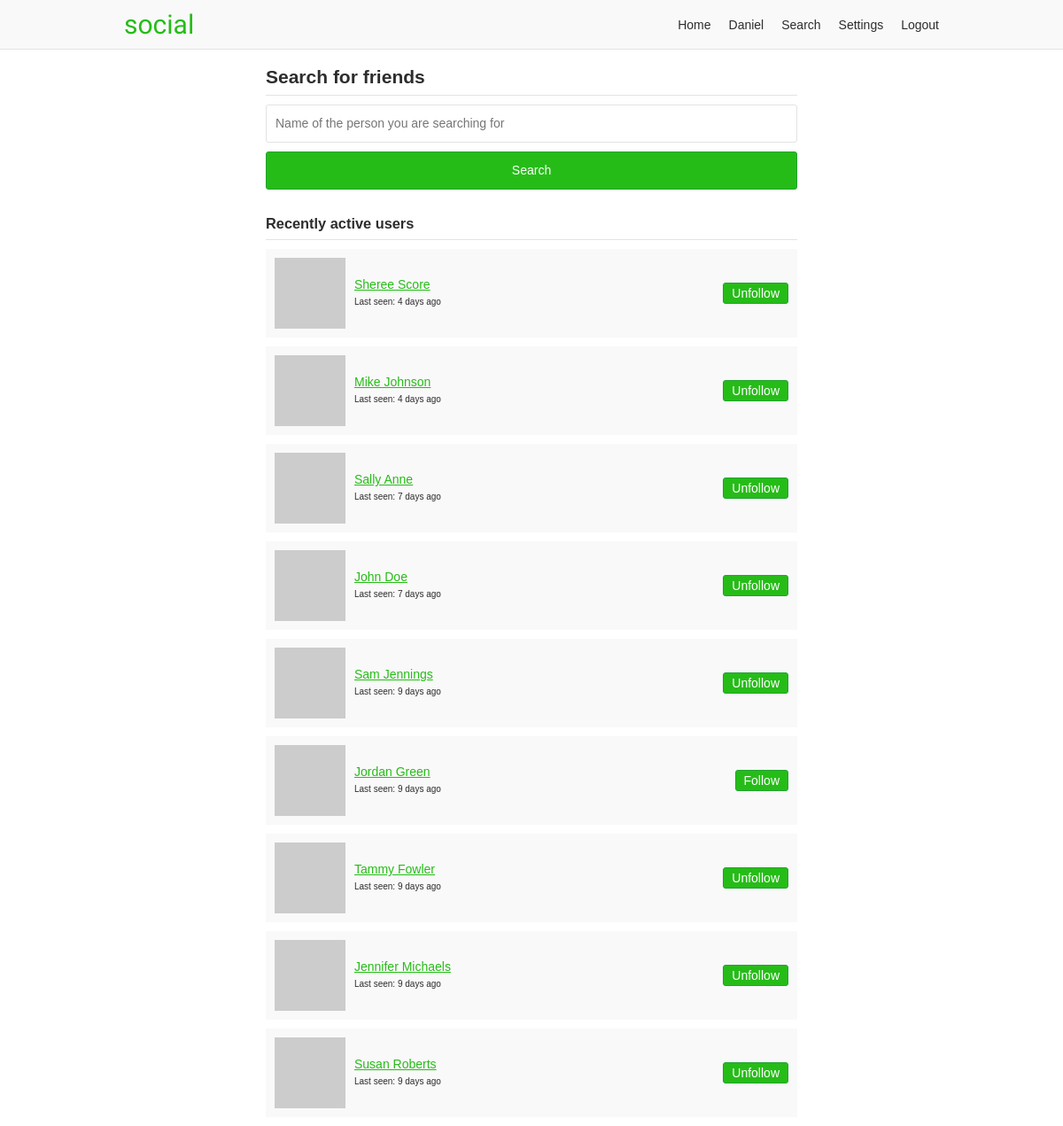
Page /search (signed in) on the earlier database version.
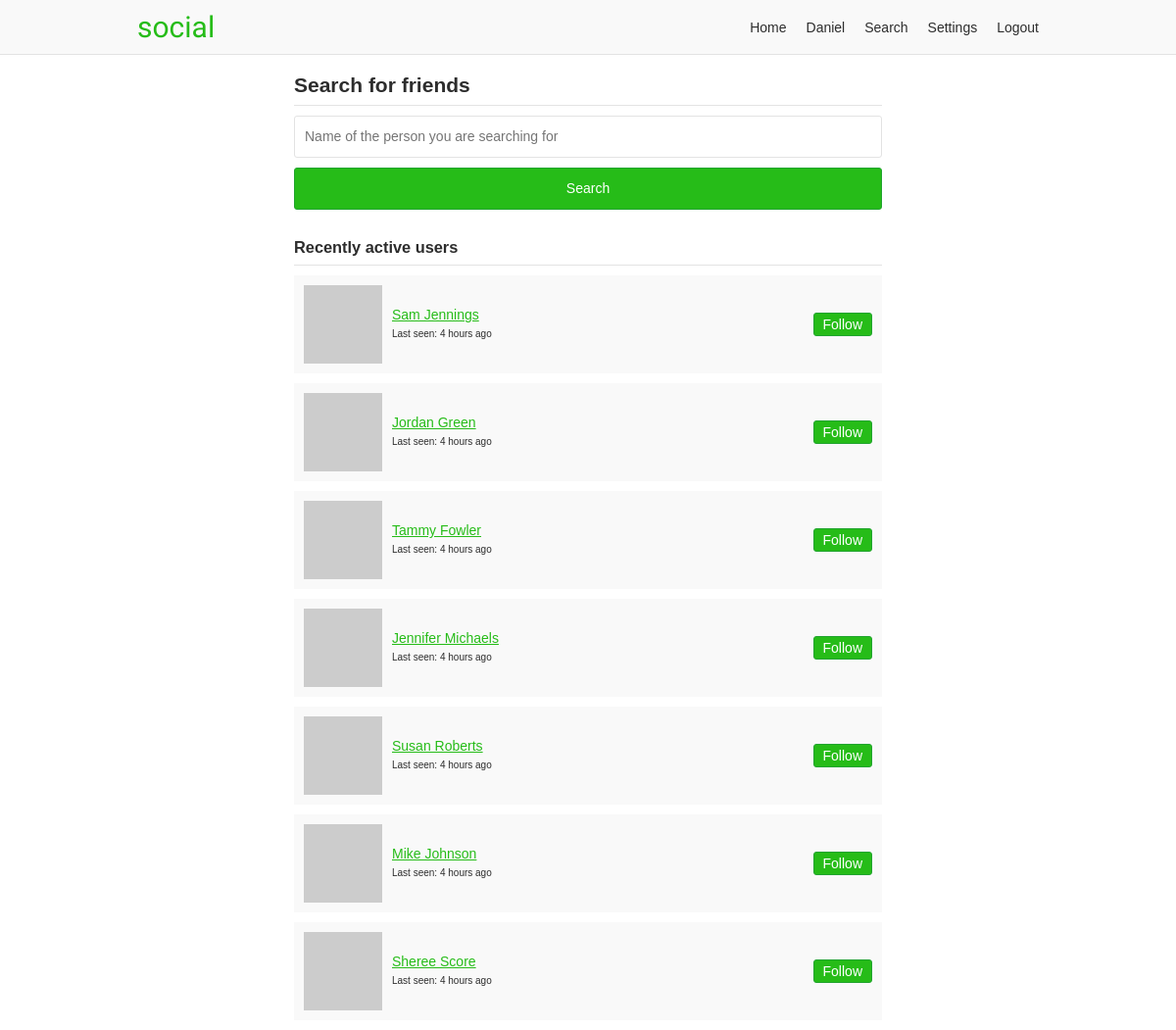
Same page on the later database version.
### app/users/models/user.py (models this page shows, shortened)
class User(UserMixin, db.Model, BaseModel):
    username = db.Column(db.String(35), nullable=False, unique=True)
    email = db.Column(db.String(255), nullable=False, unique=True)
    password = db.Column(db.String(128), nullable=False)
    first_name = db.Column(db.String(35), nullable=False)
    last_name = db.Column(db.String(35), nullable=False)
    about_me = db.Column(db.Text)
    last_seen = db.Column(db.DateTime, default=datetime.utcnow)
    posts_per_page = db.Column(db.Integer, default=10, nullable=False)
    full_name = column_property(first_name + " " + last_name)
    followed = db.relationship(
        'User',
        secondary=followers,
        primaryjoin='followers.c.follower_id == User.id',
        secondaryjoin='followers.c.followed_id == User.id',
        backref=db.backref('followers', lazy='dynamic'),
        lazy='dynamic')
    post_author = db.relationship(
        'Post',
        foreign_keys='Post.author_id',
        backref='author', lazy='dynamic')
    post_recipient = db.relationship(
        'Post',
        foreign_keys='Post.recipient_id',
        backref='recipient', lazy='dynamic')
    def is_following(self, user):
        return self.followed.filter(
            followers.c.followed_id == user.id).count() > 0
    def avatar(self, size):
        digest = md5(self.email.lower().encode('utf-8')).hexdigest()
        return 'https://www.gravatar.com/avatar/{}?d=monsterid&s={}'.format(
            digest, size)

### app/users/views.py (the view)
@users.route('/search', methods=['GET', 'POST'])
@login_required
def search():
    form = SearchForm()
    recent_users = User.query.filter(
        User.active == True, # noqa
        User.id != current_user.id).order_by(
            User.last_seen.desc()).limit(10)
    searchable = '%{}%'.format(request.args.get('search'))
    page = request.args.get('page', 1, type=int)
    search_result = User.query.filter(or_(
        User.first_name.like(searchable),
        User.last_name.like(searchable),
        User.username.like(searchable),
        User.email.like(searchable)
    ))
    search_result_count = search_result.count()
    search_result = search_result.paginate(
        page, current_user.posts_per_page, False)
    return render_template(
        'users/search.html', form=form, search_result=search_result,
        recent_users=recent_users, search_result_count=search_result_count)

### app/users/forms.py
class SearchForm(FlaskForm):
    search = StringField('Search', validators=[DataRequired()])
    submit = SubmitField('Search')

### app/models.py (called while the page is built)
    def commit(self):
        try:
            db.session.add(self)
            db.session.commit()
            return self
        except Exception as E:
            db.session.rollback()
            raise E

### app/users/models/user.py (called while the page is built)
@login.user_loader
def load_user(id):
    return User.query.get(int(id))

### app/users/views.py (called while the page is built)
@users.before_request
def before_request():
    if current_user.is_authenticated:
        if not current_user.active:
            return redirect(url_for('static_views.logout'))
        current_user.last_seen = datetime.utcnow()
        current_user.commit()

### app/templates/users/search.html (shortened to what this page needs)
{% extends "/base.html" %}
{% from "/_macros.html" import render_search_pagination %}
{% block content %}
<div class="search-container">
  <h2 class="page-sub-title">Search for friends</h2>
  <form class="search-form" method="get" novalidate>
    {% if request.args.get('search') %}
    {{ form.search(value=request.args.get('search')) }}
    {% else %}
    {{ form.search(placeholder="Name of the person you are searching for") }}
    {% endif %}
    {{ form.submit }}
  </form>
  {% if request.args.get('search') %}
    <h3 class="page-sub-title">
      Displaying {{ search_result_count }} results for: {{ request.args.get('search') }}
    </h3>
    {% if search_result.items %}
    <ul class="list-users">
      {% for list_user in search_result.items %}
      {% include "/users/_list-user.html" %}
      {% endfor %}
    </ul>
    {% else %}
    <p class="card">Sorry, no results were found.</p>
    {% endif %}
  {% else %}
    <h3 class="page-sub-title">Recently active users</h3>
    {% if recent_users %}
    <ul class="list-users">
      {% for list_user in recent_users %}
      {% include "/users/_list-user.html" %}
      {% endfor %}
    </ul>
    {% else %}
    <p class="card">Sorry, nothing to display.</p>
    {% endif %}
  {% endif %}
</div>
{% endblock %}

### app/templates/base.html (shortened to what this page needs)
<!doctype html>
<html lang="en">
<head>
  <link rel="stylesheet" href="{{ url_for('static', filename='css/layout.css') }}">
</head>
<body>
<div class="header-container">
  <header class="site-header responsive-container">
    <h1 class="branding"><a href="{{ url_for('static_views.index') }}">{{ APP_NAME }}</a></h1>
    {% if current_user.is_authenticated %}
    <ul class="primary-nav">
      <li><a href="{{ url_for('users.home') }}">Home</a></li>
      <li><a href="{{ url_for('users.profile', username=current_user.username) }}">{{ current_user.first_name }}</a></li>
      <li><a href="{{ url_for('users.search') }}">Search</a></li>
      <li><a href="{{ url_for('users.settings_account') }}">Settings</a></li>
      <li><a href="{{ url_for('static_views.logout') }}">Logout</a></li>
    </ul>
    {% endif %}
  </header>
</div>
<div class="responsive-container">
{% block content %}
{% endblock %}
</div>
</body>
</html>

### app/templates/users/_list-user.html
<li>
  <img src="{{ list_user.avatar(40) }}">
  <div class="list-user-info">
    <a href="{{ url_for('users.profile', username=list_user.username) }}">
      {{ list_user.full_name }}
    </a>
    <p class="last-seen">
      Last seen: {{ moment(list_user.last_seen).fromNow() }}
    </p>
  </div>
  {% if current_user != list_user %}
    {% if current_user.is_following(list_user) %}
    <a class="button" href="{{ url_for('users.user_action', username=list_user.username, action='unfollow') }}">
      Unfollow
    </a>
    {% else %}
    <a class="button" href="{{ url_for('users.user_action', username=list_user.username, action='follow') }}">
      Follow
    </a>
    {% endif %}
  {% endif %}
</li>

### app/static/css/layout.css (style rules this page uses)
:root { --green: #26bc18; --dark-green: #21a42f; --light-gray: #f9f9f9; --dark-gray: #e3e3e3; --light-green: #e9ffe0; --green-border: #c9ffb2; --green-text: #335922; --text-color: #2d2d2d; --white: #fff; --red: #cc0000; }
*, *::before, *::after { box-sizing: border-box; }
html { font-family: sans-serif; font-size: 62.5%; }
article, aside, figcaption, figure, footer, header, hgroup, main, nav, section { display: block; }
body { margin: 0; color: var(--text-color); font-size: 1.4rem; line-height: 1; }
h1, h2, h3, h4, h5, h6 { margin: 0 0 10px 0; }
p, ol, ul, dl { margin: 0 0 10px 0; padding: 0; }
p { line-height: 1.5; }
img { display: block; }
ol, ul { list-style: none; }
a, a:link { color: var(--green); ext-decoration: none; }
.page-sub-title { padding-bottom: 10px; border-bottom: 1px solid var(--dark-gray); }
.button, .button:link { display: block; padding: 4px 9px; text-align: center; background-color: var(--green); border: 1px solid var(--dark-green); border-radius: 3px; color: var(--white); text-decoration: none; }
.responsive-container { margin: 0 auto; max-width: 960px; padding: 0 20px; }
input, textarea { display: inline-block; padding: 10px; width: 100%; border: 1px solid var(--dark-gray); border-radius: 3px; font-family: inherit; font-size: inherit; line-height: 1.5; }
input[type=submit] { margin-bottom: 10px; background-color: var(--green); border-color: var(--dark-green); color: var(--white); }
.header-container { margin-bottom: 20px; background-color: var(--light-gray); border-bottom: 1px solid var(--dark-gray); }
.header-container .site-header { align-items: center; display: flex; }
.branding { margin: 0; padding: 10px 0; }
.branding a { font: 30px "Fredoka One"; text-decoration: none; }
.primary-nav { display: flex; margin: 0 0 0 auto; }
.primary-nav li { padding: 0 10px; }
.primary-nav li:last-child { padding-right: 0; }
.primary-nav a { color: var(--text-color); text-decoration: none; }
.list-users { margin-bottom: 0; }
.list-users > li { align-items: center; display: flex; margin-bottom: 10px; padding: 10px; position: relative; background-color: var(--light-gray); }
.list-users > li > a { margin: 0 auto 0; position: absolute; right: 10px; }
.list-user-info { margin-left: 10px; }
.list-user-info > a { display: block; margin-bottom: 5px; }
.list-user-info .last-seen { margin-bottom: 0; font-size: 1rem; }
.search-container > form { margin-bottom: 20px; }
.search-form > input { margin-bottom: 10px; }
@media (min-width: 768px) { .search-container { margin: 0 auto; max-width: 600px; } }

Differences in the rows shown:
removed User: full_name "Sally Anne", last_seen "7 days ago"
removed User: full_name "John Doe", last_seen "7 days ago"
changed User (number 2 of 8 on the later page): last_seen "9 days ago" → "4 hours ago"; text "Unfollow" → "Follow"
changed User (number 3 of 8 on the later page): last_seen "9 days ago" → "4 hours ago"
changed User (number 4 of 8 on the later page): last_seen "9 days ago" → "4 hours ago"; text "Unfollow" → "Follow"
changed User (number 5 of 8 on the later page): last_seen "9 days ago" → "4 hours ago"; text "Unfollow" → "Follow"
changed User (number 6 of 8 on the later page): last_seen "9 days ago" → "4 hours ago"; text "Unfollow" → "Follow"
changed User (number 7 of 8 on the later page): last_seen "4 days ago" → "4 hours ago"; username "Unfollow" → "Follow"; moves down the list
changed User (number 8 of 8 on the later page): last_seen "4 days ago" → "4 hours ago"; username "Unfollow" → "Follow"; moves down the list
